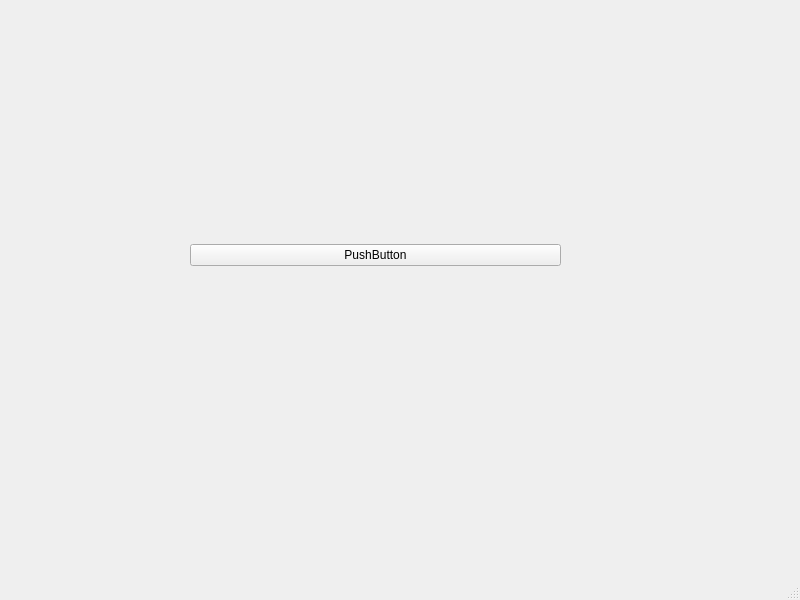
<?xml version="1.0" encoding="UTF-8"?>
<ui version="4.0">
 <class>dataQuery</class>
 <widget class="QMainWindow" name="dataQuery">
  <property name="geometry">
   <rect>
    <x>0</x>
    <y>0</y>
    <width>800</width>
    <height>600</height>
   </rect>
  </property>
  <property name="windowTitle">
   <string>MainWindow</string>
  </property>
  <widget class="QWidget" name="centralwidget">
   <widget class="QWidget" name="gridLayoutWidget">
    <property name="geometry">
     <rect>
      <x>190</x>
      <y>170</y>
      <width>371</width>
      <height>171</height>
     </rect>
    </property>
    <layout class="QGridLayout" name="gridLayout">
     <item row="0" column="0">
      <widget class="QPushButton" name="pushButton">
       <property name="text">
        <string>PushButton</string>
       </property>
      </widget>
     </item>
    </layout>
   </widget>
  </widget>
  <widget class="QMenuBar" name="menubar">
   <property name="geometry">
    <rect>
     <x>0</x>
     <y>0</y>
     <width>800</width>
     <height>26</height>
    </rect>
   </property>
  </widget>
  <widget class="QStatusBar" name="statusbar"/>
 </widget>
 <resources/>
 <connections/>
</ui>
